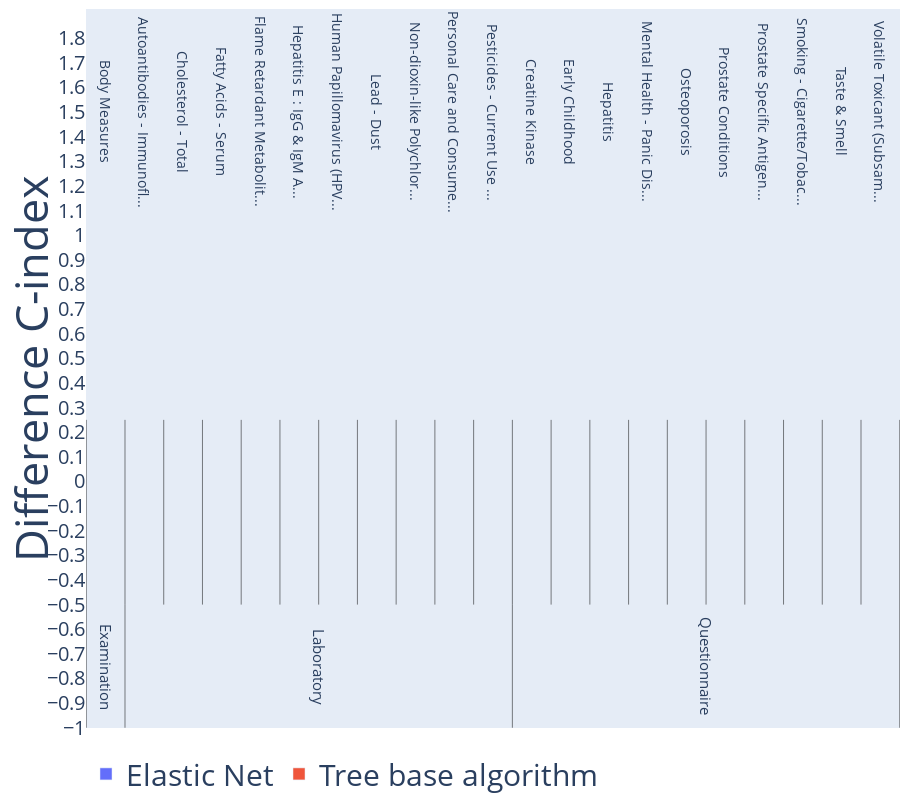

The notebook cell this image was saved under:
### Code cell
hovertemplate = (
    "%{x},<Br> score: %{y:.3f} +- %{customdata[0]:.3f}, %{customdata[1]} participants with %{customdata[2]} variables, age range %{customdata[3]} to %{customdata[4]} years old <extra>%{customdata[5]}</extra>"
)

figures = {}
for fold in FOLDS:
    scores_fold = scores.loc[:, (slice(None), slice(None), ["numbers", "age_ranges", fold])].droplevel("fold", axis="columns")

    x_positions = pd.Series(np.arange(5, 10 * len(scores_fold.index) + 5, 10), index=scores_fold.index)

    figures[fold] = go.Figure()
    figures[fold].update_layout(
        xaxis={
            "tickvals": np.arange(5, 10 * len(scores_fold.index) + 5, 10),
            "ticktext": [" - ".join(elem) for elem in scores_fold.index],
        }
    )
    
    for target in targets:
        for algorithm in algorithms:
            customdata = np.dstack(
                (
                    scores_fold[(target, algorithm, f"{metric}_std")].values.flatten(),
                    scores_fold[(target, "numbers", "n_participants")].values.flatten(),
                    scores_fold[(target, "numbers", "n_variables")].values.flatten(),
                    scores_fold[(target, "age_ranges", "min")].values.flatten().astype(int),
                    scores_fold[(target, "age_ranges", "max")].values.flatten().astype(int),
                    [ALGORITHMS[algorithm]] * len(scores_fold.index),
                )
            )[0]

            figures[fold].add_bar(
                x=x_positions.loc[scores_fold.index].values.flatten(),
                y=scores_fold[(target, algorithm, metric)],
                error_y={"array": scores_fold[(target, algorithm, f"{metric}_std")], "type": "data"},
                name=ALGORITHMS[algorithm],
                hovertemplate=hovertemplate,
                customdata=customdata,
            ) 

    add_custom_legend_axis(figures[fold], scores_fold.index, -120 if metric == "rmse" else -1, -60 if metric == "rmse" else -0.5, min(scores_fold.loc[:, (targets, algorithms, metric)].min().min(), 0))
    
    figures[fold].update_layout(
        yaxis={
            "title": SCORES[targets[0]][metric],
            "showgrid": False,
            "zeroline": False,
            "showticklabels": True,
            "title_font": {"size": 45},
            "dtick": 12 if metric == "rmse" else 0.1,
            "tickfont_size": 20,
        },
        xaxis={"showgrid": False, "zeroline": False},
        height=800,
        margin={"l": 0, "r": 0, "b": 0, "t": 0},
        legend={"orientation": "h", "yanchor": "bottom", "font": {"size": 30}},
    )
    break

figures["train"].show()

### Figure 1 — Plotly figure (JSON) as saved in the notebook; plotly's stock layout.template omitted (floating-point values rounded to 4 significant figures)
{"data": [{"customdata": [["nan", "84160", "19", "2", "85", "Elastic Net"], ["nan", "4735", "36", "12", "80", "Elastic Net"], ["nan", "51199", "15", "6", "85", "Elastic Net"], ["nan", "3152", "40", "3", "80", "Elastic Net"], ["nan", "4979", "27", "6", "80", "Elastic Net"], ["nan", "36480", "15", "6", "80", "Elastic Net"], ["nan", "6815", "17", "18", "60", "Elastic Net"], ["nan", "3227", "24", "1", "6", "Elastic Net"], ["nan", "3890", "39", "12", "85", "Elastic Net"], ["nan", "5333", "19", "3", "80", "Elastic Net"], ["nan", "4986", "49", "6", "85", "Elastic Net"], ["nan", "47437", "14", "1", "85", "Elastic Net"], ["nan", "4806", "16", "6", "50", "Elastic Net"], ["nan", "3507", "19", "3", "80", "Elastic Net"], ["nan", "205", "20", "16", "69", "Elastic Net"], ["nan", "1384", "15", "12", "85", "Elastic Net"], ["nan", "544", "46", "16", "69", "Elastic Net"], ["nan", "10324", "14", "19", "80", "Elastic Net"], ["nan", "7109", "20", "40", "85", "Elastic Net"], ["nan", "7056", "41", "12", "85", "Elastic Net"], ["nan", "10403", "25", "12", "80", "Elastic Net"]], "error_y": {"array": [null, null, null, null, null, null, null, null, null, null, null, null, null, null, null, null, null, null, null, null, null], "type": "data"}, "hovertemplate": "%{x},<Br> score: %{y:.3f} +- %{customdata[0]:.3f}, %{customdata[1]} participants with %{customdata[2]} variables, age range %{customdata[3]} to %{customdata[4]} years old <extra>%{customdata[5]}</extra>", "name": "Elastic Net", "type": "bar", "x": [5, 15, 25, 35, 45, 55, 65, 75, 85, 95, 105, 115, 125, 135, 145, 155, 165, 175, 185, 195, 205], "y": [null, null, null, null, null, null, null, null, null, null, null, null, null, null, null, null, null, null, null, null, null]}, {"customdata": [["nan", "84160", "19", "2", "85", "Tree base algorithm"], ["nan", "4735", "36", "12", "80", "Tree base algorithm"], ["nan", "51199", "15", "6", "85", "Tree base algorithm"], ["nan", "3152", "40", "3", "80", "Tree base algorithm"], ["nan", "4979", "27", "6", "80", "Tree base algorithm"], ["nan", "36480", "15", "6", "80", "Tree base algorithm"], ["nan", "6815", "17", "18", "60", "Tree base algorithm"], ["nan", "3227", "24", "1", "6", "Tree base algorithm"], ["nan", "3890", "39", "12", "85", "Tree base algorithm"], ["nan", "5333", "19", "3", "80", "Tree base algorithm"], ["nan", "4986", "49", "6", "85", "Tree base algorithm"], ["nan", "47437", "14", "1", "85", "Tree base algorithm"], ["nan", "4806", "16", "6", "50", "Tree base algorithm"], ["nan", "3507", "19", "3", "80", "Tree base algorithm"], ["nan", "205", "20", "16", "69", "Tree base algorithm"], ["nan", "1384", "15", "12", "85", "Tree base algorithm"], ["nan", "544", "46", "16", "69", "Tree base algorithm"], ["nan", "10324", "14", "19", "80", "Tree base algorithm"], ["nan", "7109", "20", "40", "85", "Tree base algorithm"], ["nan", "7056", "41", "12", "85", "Tree base algorithm"], ["nan", "10403", "25", "12", "80", "Tree base algorithm"]], "error_y": {"array": [null, null, null, null, null, null, null, null, null, null, null, null, null, null, null, null, null, null, null, null, null], "type": "data"}, "hovertemplate": "%{x},<Br> score: %{y:.3f} +- %{customdata[0]:.3f}, %{customdata[1]} participants with %{customdata[2]} variables, age range %{customdata[3]} to %{customdata[4]} years old <extra>%{customdata[5]}</extra>", "name": "Tree base algorithm", "type": "bar", "x": [5, 15, 25, 35, 45, 55, 65, 75, 85, 95, 105, 115, 125, 135, 145, 155, 165, 175, 185, 195, 205], "y": [null, null, null, null, null, null, null, null, null, null, null, null, null, null, null, null, null, null, null, null, null]}], "layout": {"annotations": [{"font": {"size": 15}, "showarrow": false, "text": "Examination", "textangle": 90, "x": 5, "xref": "x", "y": -0.75, "yref": "y"}, {"font": {"size": 14}, "showarrow": false, "text": "Body Measures", "textangle": 90, "x": 5, "xref": "x", "y": null, "yref": "y"}, {"font": {"size": 15}, "showarrow": false, "text": "Laboratory", "textangle": 90, "x": 60, "xref": "x", "y": -0.75, "yref": "y"}, {"font": {"size": 14}, "showarrow": false, "text": "Autoantibodies - Immunofl...", "textangle": 90, "x": 15, "xref": "x", "y": null, "yref": "y"}, {"font": {"size": 14}, "showarrow": false, "text": "Cholesterol - Total", "textangle": 90, "x": 25, "xref": "x", "y": null, "yref": "y"}, {"font": {"size": 14}, "showarrow": false, "text": "Fatty Acids - Serum", "textangle": 90, "x": 35, "xref": "x", "y": null, "yref": "y"}, {"font": {"size": 14}, "showarrow": false, "text": "Flame Retardant Metabolit...", "textangle": 90, "x": 45, "xref": "x", "y": null, "yref": "y"}, {"font": {"size": 14}, "showarrow": false, "text": "Hepatitis E : IgG & IgM A...", "textangle": 90, "x": 55, "xref": "x", "y": null, "yref": "y"}, {"font": {"size": 14}, "showarrow": false, "text": "Human Papillomavirus (HPV...", "textangle": 90, "x": 65, "xref": "x", "y": null, "yref": "y"}, {"font": {"size": 14}, "showarrow": false, "text": "Lead - Dust", "textangle": 90, "x": 75, "xref": "x", "y": null, "yref": "y"}, {"font": {"size": 14}, "showarrow": false, "text": "Non-dioxin-like Polychlor...", "textangle": 90, "x": 85, "xref": "x", "y": null, "yref": "y"}, {"font": {"size": 14}, "showarrow": false, "text": "Personal Care and Consume...", "textangle": 90, "x": 95, "xref": "x", "y": null, "yref": "y"}, {"font": {"size": 14}, "showarrow": false, "text": "Pesticides - Current Use ...", "textangle": 90, "x": 105, "xref": "x", "y": null, "yref": "y"}, {"font": {"size": 15}, "showarrow": false, "text": "Questionnaire", "textangle": 90, "x": 160, "xref": "x", "y": -0.75, "yref": "y"}, {"font": {"size": 14}, "showarrow": false, "text": "Creatine Kinase", "textangle": 90, "x": 115, "xref": "x", "y": null, "yref": "y"}, {"font": {"size": 14}, "showarrow": false, "text": "Early Childhood", "textangle": 90, "x": 125, "xref": "x", "y": null, "yref": "y"}, {"font": {"size": 14}, "showarrow": false, "text": "Hepatitis", "textangle": 90, "x": 135, "xref": "x", "y": null, "yref": "y"}, {"font": {"size": 14}, "showarrow": false, "text": "Mental Health - Panic Dis...", "textangle": 90, "x": 145, "xref": "x", "y": null, "yref": "y"}, {"font": {"size": 14}, "showarrow": false, "text": "Osteoporosis", "textangle": 90, "x": 155, "xref": "x", "y": null, "yref": "y"}, {"font": {"size": 14}, "showarrow": false, "text": "Prostate Conditions", "textangle": 90, "x": 165, "xref": "x", "y": null, "yref": "y"}, {"font": {"size": 14}, "showarrow": false, "text": "Prostate Specific Antigen...", "textangle": 90, "x": 175, "xref": "x", "y": null, "yref": "y"}, {"font": {"size": 14}, "showarrow": false, "text": "Smoking - Cigarette/Tobac...", "textangle": 90, "x": 185, "xref": "x", "y": null, "yref": "y"}, {"font": {"size": 14}, "showarrow": false, "text": "Taste & Smell", "textangle": 90, "x": 195, "xref": "x", "y": null, "yref": "y"}, {"font": {"size": 14}, "showarrow": false, "text": "Volatile Toxicant (Subsam...", "textangle": 90, "x": 205, "xref": "x", "y": null, "yref": "y"}], "height": 800, "legend": {"font": {"size": 30}, "orientation": "h", "yanchor": "bottom"}, "margin": {"b": 0, "l": 0, "r": 0, "t": 0}, "shapes": [{"line": {"color": "Black", "width": 0.5}, "type": "line", "x0": 0, "x1": 0, "xref": "x", "y0": -0.5, "y1": -1, "yref": "y"}, {"line": {"color": "Black", "width": 0.5}, "type": "line", "x0": 0, "x1": 0, "xref": "x", "y0": null, "y1": -0.5, "yref": "y"}, {"line": {"color": "Black", "width": 0.5}, "type": "line", "x0": 10, "x1": 10, "xref": "x", "y0": -0.5, "y1": -1, "yref": "y"}, {"line": {"color": "Black", "width": 0.5}, "type": "line", "x0": 10, "x1": 10, "xref": "x", "y0": null, "y1": -0.5, "yref": "y"}, {"line": {"color": "Black", "width": 0.5}, "type": "line", "x0": 20, "x1": 20, "xref": "x", "y0": null, "y1": -0.5, "yref": "y"}, {"line": {"color": "Black", "width": 0.5}, "type": "line", "x0": 30, "x1": 30, "xref": "x", "y0": null, "y1": -0.5, "yref": "y"}, {"line": {"color": "Black", "width": 0.5}, "type": "line", "x0": 40, "x1": 40, "xref": "x", "y0": null, "y1": -0.5, "yref": "y"}, {"line": {"color": "Black", "width": 0.5}, "type": "line", "x0": 50, "x1": 50, "xref": "x", "y0": null, "y1": -0.5, "yref": "y"}, {"line": {"color": "Black", "width": 0.5}, "type": "line", "x0": 60, "x1": 60, "xref": "x", "y0": null, "y1": -0.5, "yref": "y"}, {"line": {"color": "Black", "width": 0.5}, "type": "line", "x0": 70, "x1": 70, "xref": "x", "y0": null, "y1": -0.5, "yref": "y"}, {"line": {"color": "Black", "width": 0.5}, "type": "line", "x0": 80, "x1": 80, "xref": "x", "y0": null, "y1": -0.5, "yref": "y"}, {"line": {"color": "Black", "width": 0.5}, "type": "line", "x0": 90, "x1": 90, "xref": "x", "y0": null, "y1": -0.5, "yref": "y"}, {"line": {"color": "Black", "width": 0.5}, "type": "line", "x0": 100, "x1": 100, "xref": "x", "y0": null, "y1": -0.5, "yref": "y"}, {"line": {"color": "Black", "width": 0.5}, "type": "line", "x0": 110, "x1": 110, "xref": "x", "y0": -0.5, "y1": -1, "yref": "y"}, {"line": {"color": "Black", "width": 0.5}, "type": "line", "x0": 110, "x1": 110, "xref": "x", "y0": null, "y1": -0.5, "yref": "y"}, {"line": {"color": "Black", "width": 0.5}, "type": "line", "x0": 120, "x1": 120, "xref": "x", "y0": null, "y1": -0.5, "yref": "y"}, {"line": {"color": "Black", "width": 0.5}, "type": "line", "x0": 130, "x1": 130, "xref": "x", "y0": null, "y1": -0.5, "yref": "y"}, {"line": {"color": "Black", "width": 0.5}, "type": "line", "x0": 140, "x1": 140, "xref": "x", "y0": null, "y1": -0.5, "yref": "y"}, {"line": {"color": "Black", "width": 0.5}, "type": "line", "x0": 150, "x1": 150, "xref": "x", "y0": null, "y1": -0.5, "yref": "y"}, {"line": {"color": "Black", "width": 0.5}, "type": "line", "x0": 160, "x1": 160, "xref": "x", "y0": null, "y1": -0.5, "yref": "y"}, {"line": {"color": "Black", "width": 0.5}, "type": "line", "x0": 170, "x1": 170, "xref": "x", "y0": null, "y1": -0.5, "yref": "y"}, {"line": {"color": "Black", "width": 0.5}, "type": "line", "x0": 180, "x1": 180, "xref": "x", "y0": null, "y1": -0.5, "yref": "y"}, {"line": {"color": "Black", "width": 0.5}, "type": "line", "x0": 190, "x1": 190, "xref": "x", "y0": null, "y1": -0.5, "yref": "y"}, {"line": {"color": "Black", "width": 0.5}, "type": "line", "x0": 200, "x1": 200, "xref": "x", "y0": null, "y1": -0.5, "yref": "y"}, {"line": {"color": "Black", "width": 0.5}, "type": "line", "x0": 210, "x1": 210, "xref": "x", "y0": null, "y1": -1, "yref": "y"}], "xaxis": {"showgrid": false, "showticklabels": false, "ticktext": ["Examination - Body Measures", "Laboratory - Autoantibodies - Immunofluorescence & Immunoprecipitation Analyses (Surplus)", "Laboratory - Cholesterol - Total", "Laboratory - Fatty Acids - Serum", "Laboratory - Flame Retardant Metabolites - Urine (Surplus)", "Laboratory - Hepatitis E : IgG & IgM Antibodies", "Laboratory - Human Papillomavirus (HPV) - 6, 11, 16 & 18 Antibody - Serum: 4-plex CLIA", "Laboratory - Lead - Dust", "Laboratory - Non-dioxin-like Polychlorinated Biphenyls", "Laboratory - Personal Care and Consumer Product Chemicals and Metabolites", "Laboratory - Pesticides - Current Use - Urine (Formerly Priority Pesticides, Non-persistent Pesticide Metabolites)", "Questionnaire - Creatine Kinase", "Questionnaire - Early Childhood", "Questionnaire - Hepatitis", "Questionnaire - Mental Health - Panic Disorder", "Questionnaire - Osteoporosis", "Questionnaire - Prostate Conditions", "Questionnaire - Prostate Specific Antigen Follow-up", "Questionnaire - Smoking - Cigarette/Tobacco Use - Adult", "Questionnaire - Taste & Smell", "Questionnaire - Volatile Toxicant (Subsample)"], "tickvals": [5, 15, 25, 35, 45, 55, 65, 75, 85, 95, 105, 115, 125, 135, 145, 155, 165, 175, 185, 195, 205], "zeroline": false}, "yaxis": {"dtick": 0.1, "showgrid": false, "showticklabels": true, "tickfont": {"size": 20}, "title": {"font": {"size": 45}, "text": "Difference C-index"}, "zeroline": false}}}
